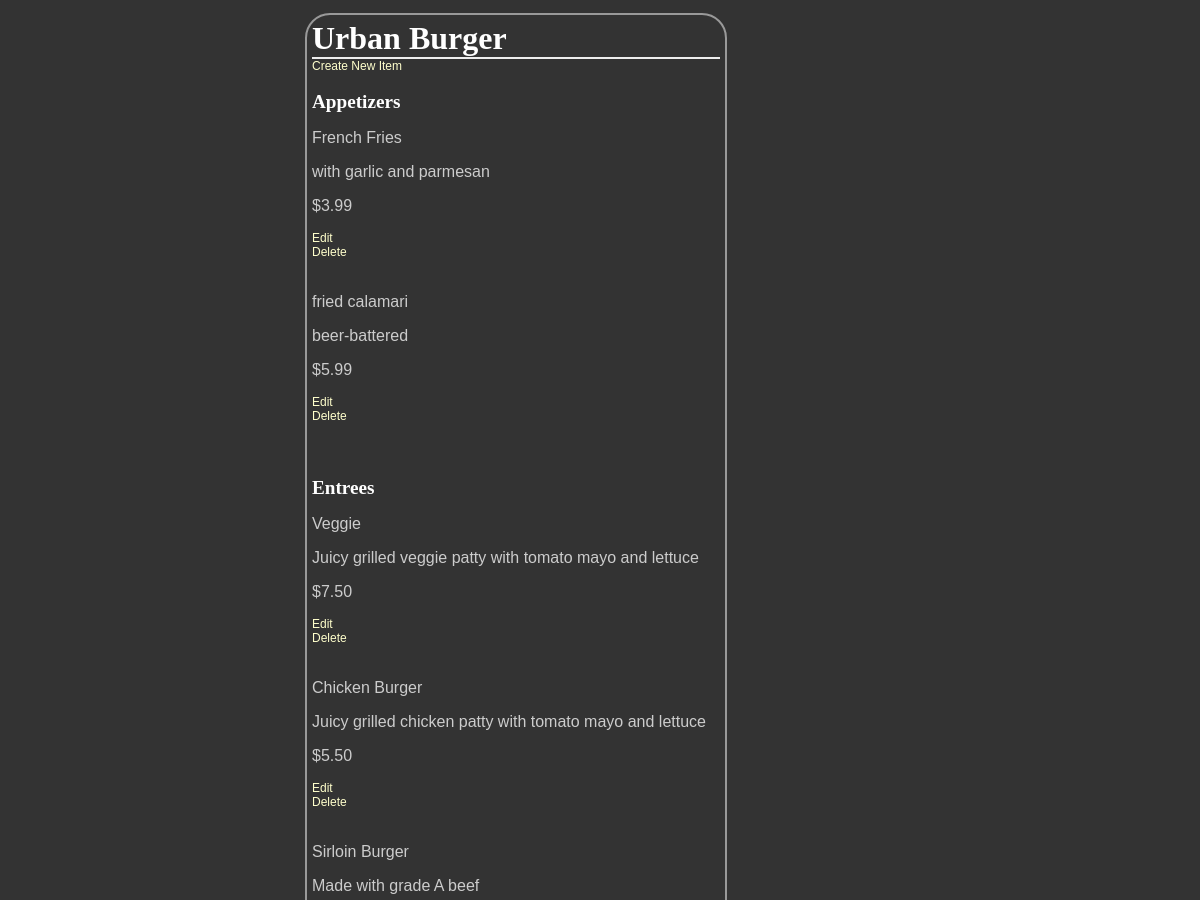
/restaurant/1/menu (upper part), run on an earlier commit of the app's database.
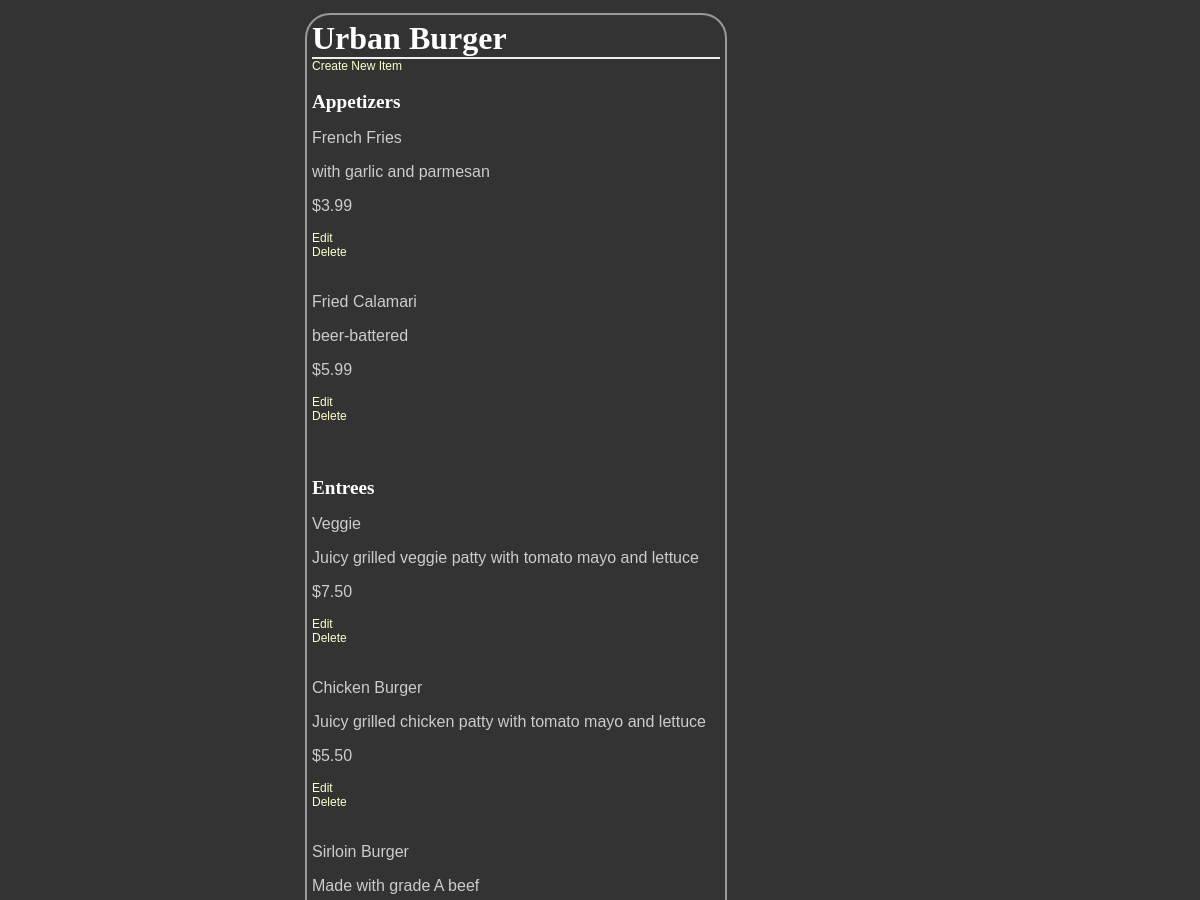
And on a later commit of the database.
### database_setup.py (models this page shows, shortened)
class Restaurant(Base):
    __tablename__ = 'restaurant'
    id = Column(Integer, primary_key=True)
    name = Column(String(250), nullable=False)

class MenuItem(Base):
    __tablename__ = 'menu_item'
    name =Column(String(80), nullable = False)
    id = Column(Integer, primary_key = True)
    description = Column(String(250))
    price = Column(String(8))
    course = Column(String(250))
    restaurant_id = Column(Integer,ForeignKey('restaurant.id'))
    restaurant = relationship(Restaurant)

### finalproject.py (the view)
@app.route('/restaurant/<int:restaurant_id>/menu')
def showMenu(restaurant_id):
    restaurant = session.query(Restaurant).filter_by(id=restaurant_id).one()
    items = session.query(MenuItem).filter_by(restaurant_id=restaurant_id).all()
    return render_template('finalproject_menu.html', restaurant=restaurant, items=items)

### templates/finalproject_menu.html (shortened to what this page needs)
<html>
<head>
<link rel=stylesheet type=text/css href="{{ url_for('static', filename='styles.css') }}">
    </head>
    <body>
        <div class = 'pane'>
        <h1>{{ restaurant.name }}</h1>
    {% if items !=[] %}
        <a href = "{{url_for('newMenuItem', restaurant_id = restaurant.id )}}">Create New Item</a>
    <h2>Appetizers</h2>
        {% for i in items %}
        {% if i.course == 'Appetizer' %}
        <p>{{i.name}}</p>
        <p>{{i.description}}</p>
        <p>{{i.price}}</p>
        <a href='{{url_for('editMenuItem', restaurant_id = restaurant.id, menu_id=i.id ) }}' >Edit</a>
    <a href='{{url_for('deleteMenuItem', restaurant_id = restaurant.id, menu_id=i.id ) }}' >Delete</a>
        {% endif %}
        {% endfor %}
    <h2>Entrees</h2>
        {% for i in items %}
        {% if i.course == 'Entree' %}
        <p>{{i.name}}</p>
        <p>{{i.description}}</p>
        <p>{{i.price}}</p>
        <a href='{{url_for('editMenuItem', restaurant_id = restaurant.id, menu_id=i.id ) }}' >Edit</a>
    <a href='{{url_for('deleteMenuItem', restaurant_id = restaurant.id, menu_id=i.id ) }}' >Delete</a>
        {% endif %}
        {% endfor %}
        {% else %}
        <p> You currently have no menu items. <p>
        <a href = "{{url_for('newMenuItem', restaurant_id = restaurant.id )}}">Create New Item</a>
            {% endif %}
</div>
    </body>
</html>

### static/styles.css (style rules this page uses)
body { font-family: sans-serif; background-image: url('img3.jpg'); background-color: #333333 }
h1, h2, h3, h4 { color: #FFFFFF; }
h1, h2 { font-family: 'Georgia', serif; margin: 0; }
h1 { border-bottom: 2px solid #eee; }
h2 { font-size: 1.2em; }
p, dd, dt { color: #CCCCCC; }
a { text-decoration: none; color:#FFFFCC; font-size: .75em; }
.pane { position:absolute; left: 25%; border: 2px solid; border-radius: 25px; padding: 5px; margin: 5px; border-color: #999999; background-color: #333333 }

What changed in the data, as far as the page shows it:
changed MenuItem "beer-battered": name "fried calamari" → "Fried Calamari"
